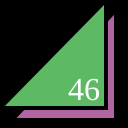
Frame 1 (no input)
Frame 60 (no input): identical to frame 1, image omitted
Frame 120 (the mouse pressed at the canvas centre since frame 60): identical to frame 1, image omitted

The p5.js sketch that drew this single still picture (run headless with seeded random() and noise() and a simulated clock; from frame 60 on, the mouse is pressed at the canvas centre):

// p5.js sketch
// ── sketch.js
function setup() {
  createCanvas(128,128);
}

function draw() {
  background(0);
  strokeWeight(4);
  fill(178, 100, 162);
  triangle(12,120,116,120,116,10);
  fill(94, 185, 100);
  triangle(0,108,106,108,106,0);
  fill(255);
  textSize(32);
  textFont("serif");
  text("46", 68, 100);
}
